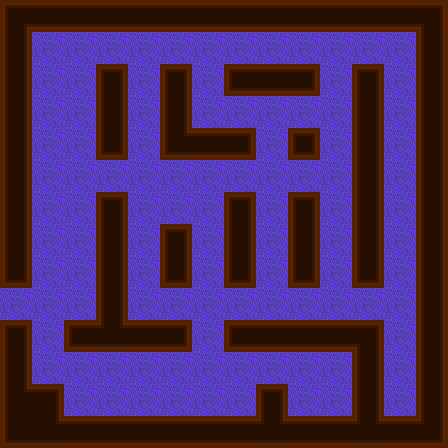

A level layout from a 2D game, rendered from its tile map. Below: a short description, then the map file with tile-grid data replaced by summaries:
An orthogonal 14x14 tile map with 32x32 px tiles, 2 tile layers (moquette, Calque de Tile 1), 1 hidden layer not drawn, 3 tilesets, 1 image layer and 1 object (PlayerEntity).

<map version="1.0" orientation="orthogonal" width="14" height="14" tilewidth="32" tileheight="32">
 <tileset firstgid="1" name="min" tilewidth="32" tileheight="32">
  <image source="../tilesets/walls.png" width="256" height="192" />
 </tileset>
 <tileset firstgid="49" name="meta" tilewidth="32" tileheight="32">
  <image source="../tilesets/metaset2.png" width="128" height="96" />
  <tile id="0">
   <properties>
    <property name="type" value="wall" />
   </properties>
  </tile>
  <tile id="1">
   <properties>
    <property name="type" value="box" />
   </properties>
  </tile>
  <tile id="3">
   <properties>
    <property name="type" value="trap" />
   </properties>
  </tile>
  <tile id="4">
   <properties>
    <property name="type" value="pp1" />
   </properties>
  </tile>
  <tile id="5">
   <properties>
    <property name="type" value="pp2" />
   </properties>
  </tile>
  <tile id="6">
   <properties>
    <property name="type" value="pp3" />
   </properties>
  </tile>
  <tile id="8">
   <properties>
    <property name="type" value="ppp1" />
   </properties>
  </tile>
  <tile id="9">
   <properties>
    <property name="type" value="ppp2" />
   </properties>
  </tile>
  <tile id="10">
   <properties>
    <property name="type" value="ppp3" />
   </properties>
  </tile>
 </tileset>
 <tileset firstgid="61" name="moquette" tilewidth="32" tileheight="32">
  <image source="../tilesets/moquette.png" width="96" height="192" />
 </tileset>
  <imagelayer name="Background" width="16" height="16">
  <image source="../images/background.png" />
 </imagelayer>
 <layer name="moquette" width="14" height="14">
  <data>[196 cells, 196 non-empty, 1 distinct tile ids]</data>
 </layer>
 <layer name="Calque de Tile 1" width="14" height="14">
  <data>[196 cells, 196 non-empty, 17 distinct tile ids]</data>
 </layer>
 <layer name="meta" width="14" height="14" visible="0">
  <data>[196 cells, 116 non-empty, 8 distinct tile ids]</data>
 </layer>
 <objectgroup color="#68bd17" name="Player" width="12" height="12">
  <object name="PlayerEntity" x="0" y="288" width="32" height="32">
   <properties>
    <property name="image" value="character" />
    <property name="spriteheight" value="32" />
    <property name="spritewidth" value="32" />
   </properties>
  </object>
 </objectgroup>
</map>
